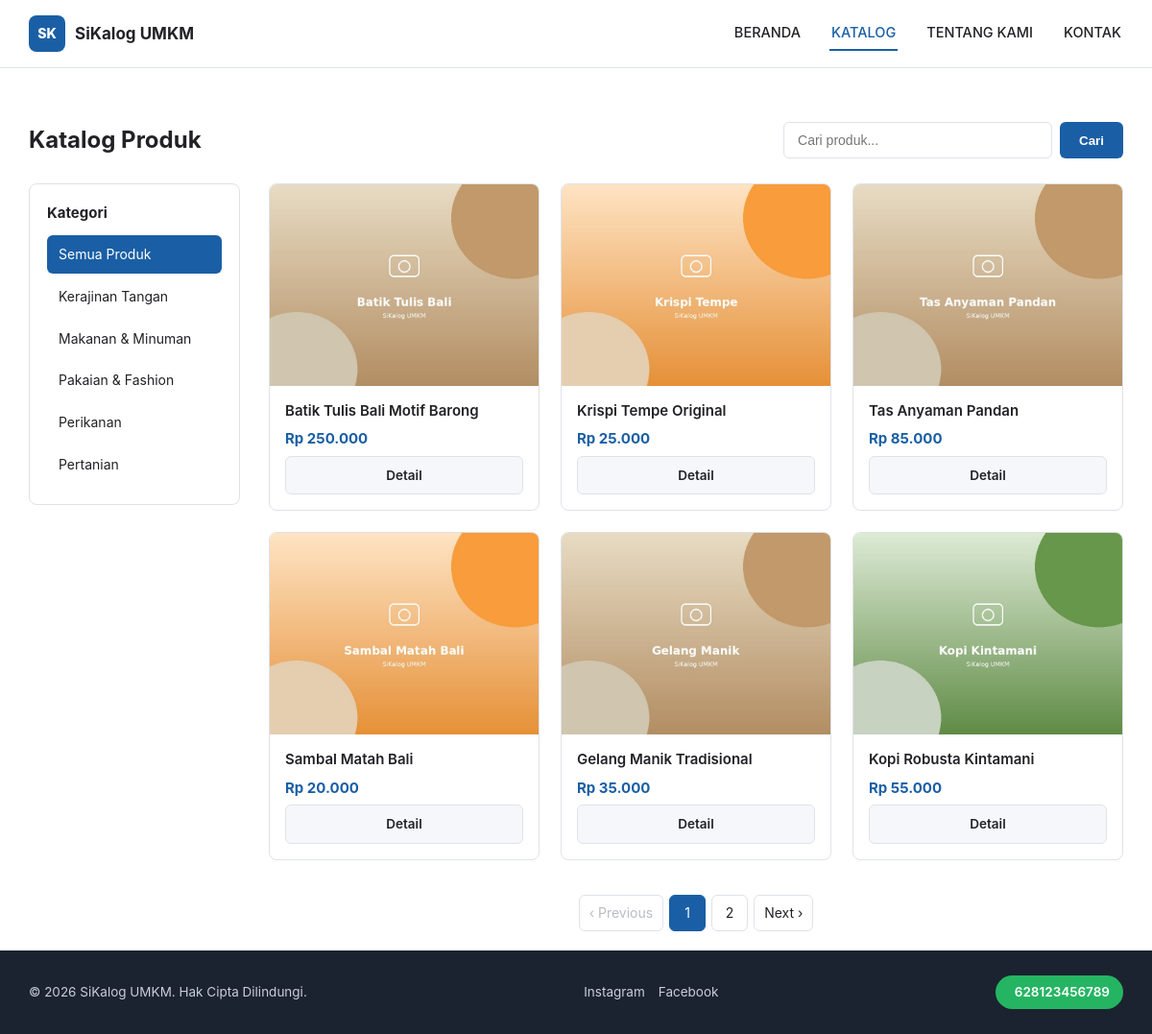
Page /katalog.php on the committed database.
### tables this page shows
CREATE TABLE kategori (
    id_kategori     INT             NOT NULL AUTO_INCREMENT,
    nama_kategori   VARCHAR(100)    NOT NULL,
    deskripsi       VARCHAR(255)    NULL,
    created_at      TIMESTAMP       NOT NULL DEFAULT CURRENT_TIMESTAMP,
    PRIMARY KEY (id_kategori)
);

CREATE TABLE produk (
    id_produk       INT             NOT NULL AUTO_INCREMENT,
    nama_produk     VARCHAR(200)    NOT NULL,
    deskripsi       TEXT            NULL,
    harga           DECIMAL(15,2)   NOT NULL DEFAULT 0.00,
    stok            INT             NOT NULL DEFAULT 0,
    gambar          VARCHAR(255)    NULL,
    gambar_2        VARCHAR(255)    NULL COMMENT 'Gambar tambahan untuk galeri thumbnail (opsional)',
    gambar_3        VARCHAR(255)    NULL COMMENT 'Gambar tambahan untuk galeri thumbnail (opsional)',
    id_kategori     INT             NULL,
    is_active       TINYINT(1)      NOT NULL DEFAULT 1,
    created_at      TIMESTAMP       NOT NULL DEFAULT CURRENT_TIMESTAMP,
    updated_at      TIMESTAMP       NOT NULL DEFAULT CURRENT_TIMESTAMP ON UPDATE CURRENT_TIMESTAMP,
    PRIMARY KEY (id_produk),
    CONSTRAINT fk_produk_kategori FOREIGN KEY (id_kategori)
        REFERENCES kategori (id_kategori) ON DELETE SET NULL ON UPDATE CASCADE
);

### katalog.php (the view, shortened to what this page needs)
<?php
require __DIR__ . '/config/database.php';
require __DIR__ . '/includes/functions.php';
$search   = trim($_GET['search'] ?? '');
$idKategori = isset($_GET['kategori']) && $_GET['kategori'] !== '' ? (int)$_GET['kategori'] : null;
$page     = max(1, (int)($_GET['page'] ?? 1));
$perPage  = 6;
$where  = ['is_active = 1'];
$params = [];
$whereSql = implode(' AND ', $where);
$stmtCount = $pdo->prepare("SELECT COUNT(*) FROM produk WHERE $whereSql");
$stmtCount->execute($params);
$totalData  = (int)$stmtCount->fetchColumn();
$totalPages = max(1, (int)ceil($totalData / $perPage));
$page       = min($page, $totalPages);
$offset     = ($page - 1) * $perPage;
$sql = "SELECT * FROM produk WHERE $whereSql ORDER BY created_at DESC LIMIT :lim OFFSET :off";
$stmt = $pdo->prepare($sql);
$stmt->bindValue(':lim', $perPage, PDO::PARAM_INT);
$stmt->bindValue(':off', $offset, PDO::PARAM_INT);
$stmt->execute();
$produkList = $stmt->fetchAll();
$kategoriList = getAllKategori($pdo);
$qs = [];
$paginationBase = 'katalog.php' . (count($qs) ? '?' . http_build_query($qs) : '');
require __DIR__ . '/includes/header.php';
?>
<section class="section" style="padding-bottom:20px;">
  <div class="container">
    <div class="katalog-top">
      <h2 class="section-title" style="margin:0;text-align:left;">Katalog Produk</h2>
      <form class="search-form" method="get" action="katalog.php">
        <input type="text" name="search" placeholder="Cari produk..." value="<?= h($search) ?>">
        <button type="submit">Cari</button>
      </form>
    </div>
    <div class="katalog-layout">
      <aside class="cat-sidebar">
        <h4>Kategori</h4>
        <a href="katalog.php<?= $search !== '' ? '?search=' . urlencode($search) : '' ?>"
           class="<?= !$idKategori ? 'active' : '' ?>">Semua Produk</a>
        <?php foreach ($kategoriList as $k):
          $qs2 = ['kategori' => $k['id_kategori']];
        ?>
          <a href="katalog.php?<?= http_build_query($qs2) ?>"
             class="<?= $idKategori == $k['id_kategori'] ? 'active' : '' ?>">
            <?= h($k['nama_kategori']) ?>
          </a>
        <?php endforeach; ?>
      </aside>
      <div>
        <?php if (count($produkList) === 0): ?>
          <div class="empty-state">
            <div class="icon">&#128269;</div>
            <p>Produk tidak ditemukan.<?= $search !== '' ? ' Coba kata kunci lain.' : '' ?></p>
          </div>
        <?php else: ?>
          <div class="product-grid">
            <?php foreach ($produkList as $p): ?>
              <div class="product-card">
                <a class="thumb" href="detail.php?id=<?= (int)$p['id_produk'] ?>">
                  <img src="<?= gambarProduk($p['gambar']) ?>" alt="<?= h($p['nama_produk']) ?>" loading="lazy">
                </a>
                <div class="body">
                  <div class="pname"><a href="detail.php?id=<?= (int)$p['id_produk'] ?>"><?= h($p['nama_produk']) ?></a></div>
                  <div class="pprice"><?= formatRupiah($p['harga']) ?></div>
                  <a class="btn-detail" href="detail.php?id=<?= (int)$p['id_produk'] ?>">Detail</a>
                </div>
              </div>
            <?php endforeach; ?>
          </div>
          <?= renderPagination($page, $totalPages, $paginationBase) ?>
        <?php endif; ?>
      </div>
    </div>
  </div>
</section>
<?php require __DIR__ . '/includes/footer.php'; ?>

### assets/css/style.css (style rules this page uses)
:root { --primary: #1a5fa5; --primary-dark: #134577; --primary-light: #e8f1fb; --accent-green: #25b562; --accent-green-dark: #1f9851; --danger: #c0392b; --danger-dark: #9c2d21; --text-dark: #222226; --text-muted: #6b6b70; --border: #dfe2e8; --bg-soft: #f5f7fa; --white: #ffffff; --radius: 8px; --shadow: 0 1px 3px rgba(20, 30, 50, 0.08), 0 1px 2px rgba(20, 30, 50, 0.06); --shadow-md: 0 4px 12px rgba(20, 30, 50, 0.10); }
* { box-sizing: border-box; }
body { margin: 0; font-family: -apple-system, BlinkMacSystemFont, "Segoe UI", Roboto, Helvetica, Arial, sans-serif; color: var(--text-dark); background: var(--white); line-height: 1.55; }
a { color: var(--primary); text-decoration: none; }
img { max-width: 100%; display: block; }
.container { max-width: 1180px; margin: 0 auto; padding: 0 20px; }
.section { padding: 56px 0; }
.section-title { font-size: 24px; font-weight: 700; margin: 0 0 28px; text-align: center; }
.product-grid { display: grid; grid-template-columns: repeat(3, 1fr); gap: 22px; }
.product-card { border: 1px solid var(--border); border-radius: var(--radius); overflow: hidden; background: var(--white); transition: box-shadow .2s, transform .2s; display: flex; flex-direction: column; }
.product-card .thumb { aspect-ratio: 4/3; background: var(--bg-soft); overflow: hidden; }
.product-card .thumb img { width: 100%; height: 100%; object-fit: cover; }
.product-card .body { padding: 14px 16px 16px; display: flex; flex-direction: column; gap: 6px; flex: 1; }
.product-card .pname { font-weight: 600; font-size: 15px; color: var(--text-dark); }
.product-card .pname a { color: inherit; }
.product-card .pprice { color: var(--primary); font-weight: 700; font-size: 15px; }
.product-card .btn-detail { margin-top: auto; display: block; text-align: center; background: var(--bg-soft); border: 1px solid var(--border); color: var(--text-dark); padding: 9px; border-radius: 6px; font-weight: 600; font-size: 13.5px; }
.katalog-top { display: flex; justify-content: space-between; align-items: center; gap: 16px; margin-bottom: 26px; flex-wrap: wrap; }
.search-form { display: flex; gap: 8px; }
.search-form input[type=text] { width: 280px; max-width: 60vw; padding: 10px 14px; border: 1px solid var(--border); border-radius: 6px; font-size: 14px; }
.search-form button { padding: 10px 20px; background: var(--primary); border: none; color: #fff; border-radius: 6px; font-weight: 600; cursor: pointer; }
.katalog-layout { display: grid; grid-template-columns: 220px 1fr; gap: 30px; align-items: start; }
.cat-sidebar { border: 1px solid var(--border); border-radius: var(--radius); padding: 18px; }
.cat-sidebar h4 { margin: 0 0 12px; font-size: 15px; }
.cat-sidebar a { display: block; padding: 9px 12px; border-radius: 6px; color: var(--text-dark); font-size: 14px; margin-bottom: 4px; }
.cat-sidebar a.active { background: var(--primary); color: #fff; }

### rows in the picture
kategori: nama_kategori "Kerajinan Tangan"
kategori: nama_kategori "Makanan & Minuman"
kategori: nama_kategori "Pakaian & Fashion"
kategori: nama_kategori "Perikanan"
kategori: nama_kategori "Pertanian"
produk: gambar (picture), nama_produk "Batik Tulis Bali Motif Barong", harga "Rp 250.000"
produk: gambar (picture), nama_produk "Krispi Tempe Original", harga "Rp 25.000"
produk: gambar (picture), nama_produk "Tas Anyaman Pandan", harga "Rp 85.000"
produk: gambar (picture), nama_produk "Sambal Matah Bali", harga "Rp 20.000"
produk: gambar (picture), nama_produk "Gelang Manik Tradisional", harga "Rp 35.000"
produk: gambar (picture), nama_produk "Kopi Robusta Kintamani", harga "Rp 55.000"

### other values in the picture
WA_NUMBER "628123456789"
